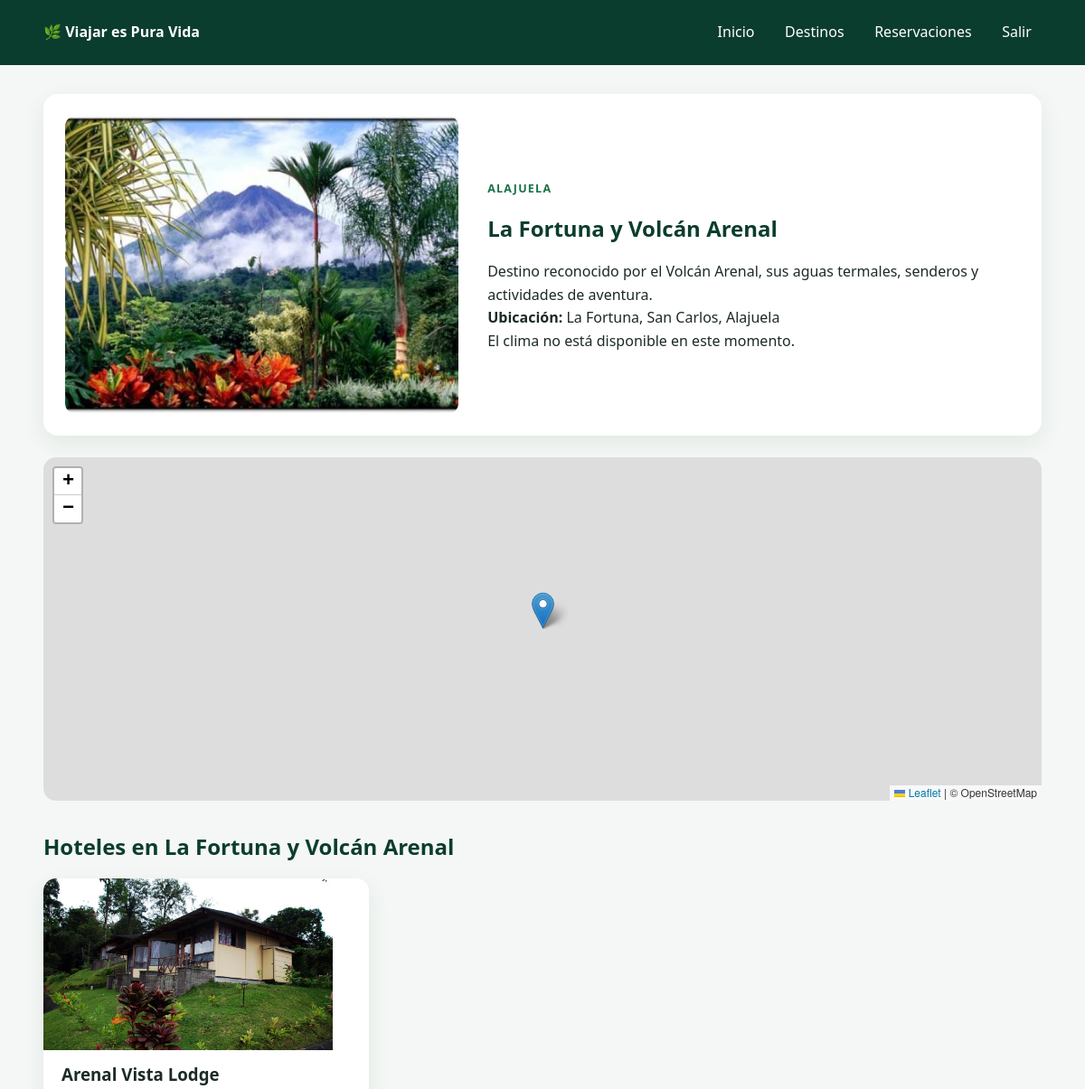
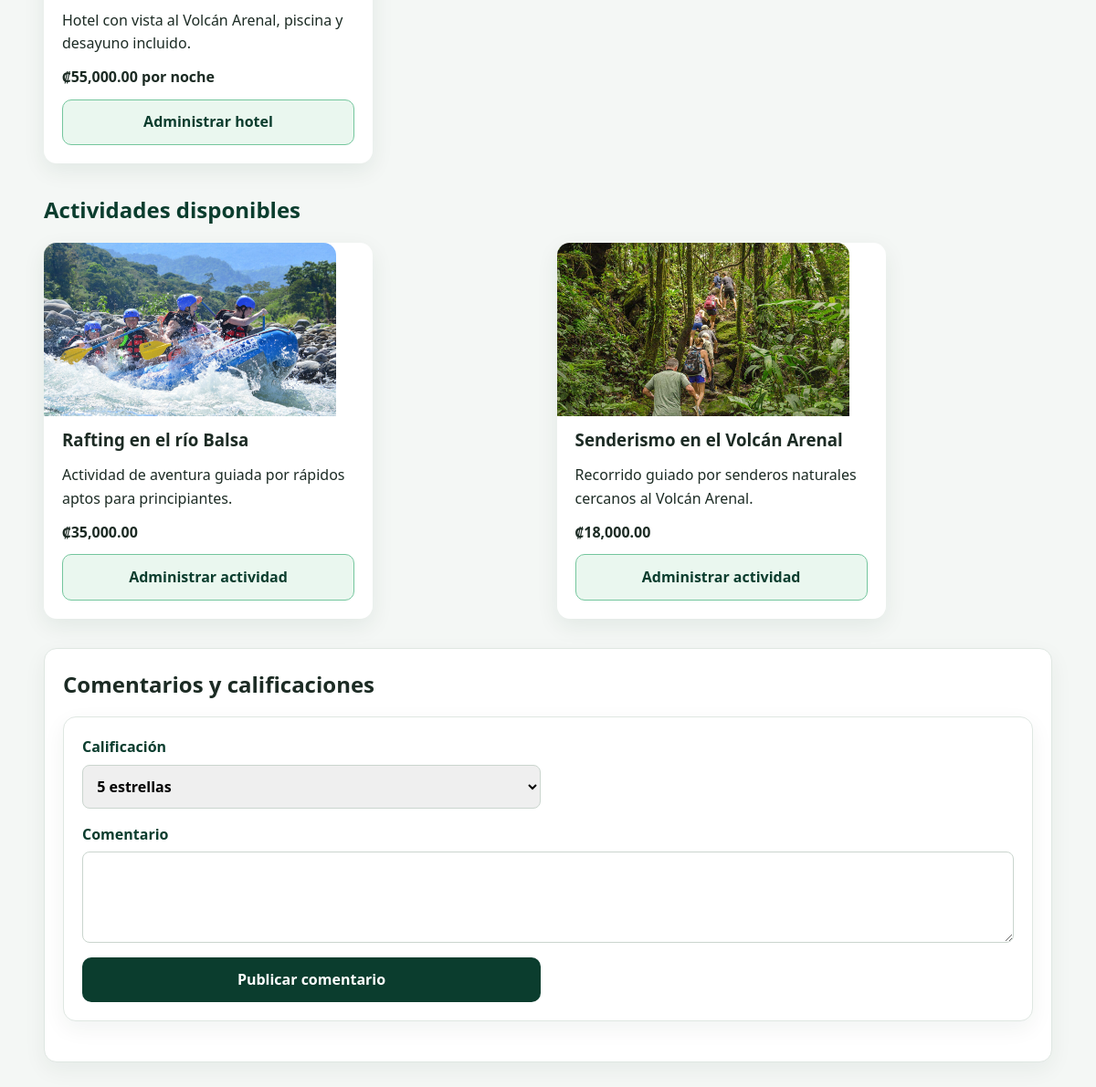
Screenshot of /destino.php?id=1 (signed in) with the database file from the repository (2 pictures, top to bottom).
### tables this page shows
CREATE TABLE destinos (
    id_destino INT UNSIGNED AUTO_INCREMENT,
    nombre VARCHAR(120) NOT NULL,
    provincia ENUM(
        'San José',
        'Alajuela',
        'Cartago',
        'Heredia',
        'Guanacaste',
        'Puntarenas',
        'Limón'
    ) NOT NULL,

    descripcion TEXT NOT NULL,
    imagen_principal VARCHAR(255) NULL,
    latitud DECIMAL(10, 8) NULL,
    longitud DECIMAL(11, 8) NULL,
    ubicacion VARCHAR(255) NULL,

    estado ENUM('activo', 'inactivo') NOT NULL DEFAULT 'activo',

    fecha_registro DATETIME NOT NULL DEFAULT CURRENT_TIMESTAMP,
    fecha_actualizacion DATETIME NOT NULL
        DEFAULT CURRENT_TIMESTAMP
        ON UPDATE CURRENT_TIMESTAMP,

    PRIMARY KEY (id_destino),
    UNIQUE KEY uk_destinos_nombre (nombre),
    INDEX idx_destinos_provincia (provincia),
    INDEX idx_destinos_estado (estado)
);

CREATE TABLE hoteles (
    id_hotel INT UNSIGNED AUTO_INCREMENT,
    id_destino INT UNSIGNED NOT NULL,

    nombre  VARCHAR(150) NOT NULL,
    categoria TINYINT UNSIGNED NOT NULL,
    direccion VARCHAR(255) NOT NULL,
    telefono VARCHAR(20) NULL,
    correo VARCHAR(150) NULL,

    precio_noche DECIMAL(10, 2) NOT NULL,
    cantidad_habitaciones INT UNSIGNED NOT NULL,
    descripcion TEXT NULL,
    imagen VARCHAR(255) NULL,

    estado ENUM('activo', 'inactivo') NOT NULL DEFAULT 'activo',

    fecha_registro DATETIME NOT NULL DEFAULT CURRENT_TIMESTAMP,
    fecha_actualizacion DATETIME NOT NULL
        DEFAULT CURRENT_TIMESTAMP
        ON UPDATE CURRENT_TIMESTAMP,

    PRIMARY KEY (id_hotel),

    CONSTRAINT fk_hoteles_destinos
        FOREIGN KEY (id_destino)
        REFERENCES destinos(id_destino)
        ON UPDATE CASCADE
        ON DELETE RESTRICT,

    CONSTRAINT chk_hoteles_categoria
        CHECK (categoria BETWEEN 1 AND 5),

    CONSTRAINT chk_hoteles_precio
        CHECK (precio_noche >= 0),

    CONSTRAINT chk_hoteles_habitaciones
        CHECK (cantidad_habitaciones >= 0),
    
    INDEX idx_hoteles_destino (id_destino),
    INDEX idx_hoteles_estado (estado),
    INDEX idx_hoteles_nombre (nombre)

);

CREATE TABLE actividades (
    id_actividad INT UNSIGNED AUTO_INCREMENT,
    id_destino INT UNSIGNED NOT NULL,

    nombre VARCHAR(150) NOT NULL,
    tipo ENUM(
        'Canopy',
        'Rafting',
        'Senderismo',
        'Buceo',
        'Tour',
        'Cabalgata',
        'Otro'
    ) NOT NULL,

    descripcion TEXT NOT NULL,
    precio DECIMAL(10, 2) NOT NULL,

     
    duracion_minutos INT UNSIGNED NOT NULL,

    cupo_maximo INT UNSIGNED NOT NULL,
    imagen VARCHAR(255) NULL,

    estado ENUM('activo', 'inactivo') NOT NULL DEFAULT 'activo',

    fecha_registro DATETIME NOT NULL DEFAULT CURRENT_TIMESTAMP,
    fecha_actualizacion DATETIME NOT NULL
        DEFAULT CURRENT_TIMESTAMP
        ON UPDATE CURRENT_TIMESTAMP,

    PRIMARY KEY (id_actividad),

    CONSTRAINT fk_actividades_destinos
        FOREIGN KEY (id_destino)
        REFERENCES destinos(id_destino)
        ON UPDATE CASCADE
        ON DELETE RESTRICT,
    
    CONSTRAINT chk_actividades_precio
        CHECK (precio >= 0),

    CONSTRAINT chk_actividades_duracion
        CHECK (duracion_minutos > 0),

    CONSTRAINT chk_actividades_cupos
        CHECK (cupo_maximo > 0),

    INDEX idx_actividades_destino (id_destino),
    INDEX idx_actividades_tipo (tipo),
    INDEX idx_actividades_estado (estado)
);

### config/database.php (called while the page is built, shortened)
<?php
class Database
{
    private static ?PDO $conexion = null;
    public static function conectar(): PDO
    {
        if (self::$conexion instanceof PDO) {
            return self::$conexion;
        }
        $dsn = sprintf(
            'mysql:host=%s;dbname=%s;charset=%s',
            self::HOST,
            self::DB_NAME,
            self::CHARSET
        );
        try {
            self::$conexion = new PDO(
                $dsn,
                self::USERNAME,
                self::PASSWORD,
                [
                    PDO::ATTR_ERRMODE => PDO::ERRMODE_EXCEPTION,
                    PDO::ATTR_DEFAULT_FETCH_MODE => PDO::FETCH_ASSOC,
                    PDO::ATTR_EMULATE_PREPARES => false,
                ]
            );
            return self::$conexion;
        } catch (PDOException $excepcion) {
            error_log(
                '[' . date('Y-m-d H:i:s') . '] Error de conexión: '
                    . $excepcion->getMessage()
                    . PHP_EOL,
                3,
                __DIR__ . '/../storage/logs/errores.log'
            );
            throw new RuntimeException(
                'No fue posible conectar con la base de datos.'
            );
        }
    }
}

### app/models/Sistema.php (called while the page is built, shortened)
<?php
require_once __DIR__ . '/../../config/database.php';
class Sistema
{
    public static function hotelesPorDestino(int $idDestino): array
    {
        $consulta = Database::conectar()->prepare(
            'SELECT * FROM hoteles
            WHERE id_destino = :id_destino AND estado = "activo"
            ORDER BY nombre'
        );
        $consulta->execute([
            'id_destino' => $idDestino,
        ]);
        return $consulta->fetchAll();
    }
    public static function actividadesPorDestino(int $idDestino): array
    {
        $consulta = Database::conectar()->prepare(
            'SELECT * FROM actividades
            WHERE id_destino = :id_destino AND estado = "activo"
            ORDER BY nombre'
        );
        $consulta->execute([
            'id_destino' => $idDestino,
        ]);
        return $consulta->fetchAll();
    }
    public static function buscar(string $entidad, int $id): ?array
    {
        $llave = self::ENTIDADES[$entidad];
        $consulta = Database::conectar()->prepare(
            "SELECT * FROM {$entidad} WHERE {$llave} = :id LIMIT 1"
        );
        $consulta->execute(['id' => $id]);
        $resultado = $consulta->fetch();
        return $resultado ?: null;
    }
}

### config/config.php (called while the page is built, shortened)
<?php
function e(mixed $valor): string
{
    return htmlspecialchars((string) $valor, ENT_QUOTES, 'UTF-8');
}
function rutaImagen(?string $imagen, string $tipo = 'destinos'): string
{
    $imagen = trim((string) $imagen);
    return str_contains($imagen, '/')
        ? $imagen
        : 'assets/img/' . $imagen;
}

### public/destino.php (the view, shortened to what this page needs)
<?php
require_once __DIR__ . '/../config/config.php';
require_once __DIR__ . '/../app/models/Sistema.php';
$idDestino = (int) ($_GET['id'] ?? $_POST['id_destino'] ?? 0);
$destino = Sistema::buscar('destinos', $idDestino);
$hoteles = Sistema::hotelesPorDestino($idDestino);
$actividades = Sistema::actividadesPorDestino($idDestino);
$clima = null;
$esAdministrador = $_SESSION['usuario']['rol'] === 'administrador';
?>
<!DOCTYPE html>
<html lang="es">
<head>
    <link rel="stylesheet" href="assets/css/estilos.css">
    <link
        rel="stylesheet"
        href="https://unpkg.com/leaflet@1.9.4/dist/leaflet.css">
</head>
<body class="pagina-sistema">
    <header class="barra-sistema">
        <a class="marca-sistema" href="principal.php">
            🌿 Viajar es Pura Vida
        </a>
        <nav>
            <a href="principal.php">Inicio</a>
            <a href="sistema.php?modulo=destinos">Destinos</a>
            <a href="sistema.php?modulo=reservaciones">Reservaciones</a>
            <a href="cerrar_sesion.php">Salir</a>
        </nav>
    </header>
    <main class="contenido-sistema">
        <section class="detalle-destino">
            <img
                src="<?= e(rutaImagen($destino['imagen_principal'], 'destinos')) ?>"
                alt="<?= e($destino['nombre']) ?>">
            <div>
                <span class="etiqueta"><?= e($destino['provincia']) ?></span>
                <h1><?= e($destino['nombre']) ?></h1>
                <p><?= e($destino['descripcion']) ?></p>
                <p><strong>Ubicación:</strong> <?= e($destino['ubicacion']) ?></p>
                <?php if ($clima !== null): ?>
                    <p>
                        <strong>Clima actual:</strong>
                        <?= e($clima['current']['temperature_2m']) ?> °C,
                        viento de <?= e($clima['current']['wind_speed_10m']) ?> km/h
                    </p>
                <?php else: ?>
                    <p>El clima no está disponible en este momento.</p>
                <?php endif; ?>
            </div>
        </section>
        <?php if ($destino['latitud'] !== null && $destino['longitud'] !== null): ?>
            <div id="mapa" class="mapa-destino" aria-label="Mapa del destino"></div>
        <?php endif; ?>
        <section class="seccion-detalle">
            <h2>Hoteles en <?= e($destino['nombre']) ?></h2>
            <div class="rejilla-catalogo">
                <?php foreach ($hoteles as $hotel): ?>
                    <article class="tarjeta-catalogo">
                        <img
                            class="imagen-catalogo"
                            src="<?= e(rutaImagen($hotel['imagen'], 'hoteles')) ?>"
                            alt="<?= e($hotel['nombre']) ?>">
                        <h3><?= e($hotel['nombre']) ?></h3>
                        <p><?= e($hotel['descripcion']) ?></p>
                        <strong>
                            ₡<?= number_format((float) $hotel['precio_noche'], 2) ?>
                            por noche
                        </strong>
                        <?php if ($esAdministrador): ?>
                            <a
                                class="boton boton-secundario boton-tarjeta"
                                href="sistema.php?modulo=hoteles&editar=<?= (int) $hotel['id_hotel'] ?>#formulario-mantenimiento">
                                Administrar hotel
                            </a>
                        <?php endif; ?>
                    </article>
                <?php endforeach; ?>
            </div>
        </section>
        <section class="seccion-detalle">
            <h2>Actividades disponibles</h2>
            <div class="rejilla-catalogo">
                <?php foreach ($actividades as $actividad): ?>
                    <article class="tarjeta-catalogo">
                        <img
                            class="imagen-catalogo"
                            src="<?= e(rutaImagen($actividad['imagen'], 'actividades')) ?>"
                            alt="<?= e($actividad['nombre']) ?>">
                        <h3><?= e($actividad['nombre']) ?></h3>
                        <p><?= e($actividad['descripcion']) ?></p>
                        <strong>
                            ₡<?= number_format((float) $actividad['precio'], 2) ?>
                        </strong>
                        <?php if ($esAdministrador): ?>
                            <a
                                class="boton boton-secundario boton-tarjeta"
                                href="sistema.php?modulo=actividades&editar=<?= (int) $actividad['id_actividad'] ?>#formulario-mantenimiento">
                                Administrar actividad
                            </a>
                        <?php endif; ?>
                    </article>
                <?php endforeach; ?>
            </div>
        </section>
        <section class="panel-formulario" id="comentarios">
            <h2>Comentarios y calificaciones</h2>
            <form class="formulario-crud" method="POST">
                <label>
                    Calificación
                    <select name="calificacion" required>
                        <?php for ($numero = 5; $numero >= 1; $numero--): ?>
                            <option value="<?= $numero ?>">
                                <?= $numero ?> estrellas
                            </option>
                        <?php endfor; ?>
                    </select>
                </label>
                <label class="ancho-completo">
                    Comentario
                    <textarea name="comentario" maxlength="800" required></textarea>
                </label>
                <button class="boton boton-principal" type="submit">
                    Publicar comentario
                </button>
            </form>
        </section>
    </main>
</body>
</html>

### public/assets/css/estilos.css (style rules this page uses)
:root { --verde-oscuro: #0b3d2e; --verde-medio: #197149; --verde-claro: #74c69d; --verde-muy-claro: #eaf7ef; --azul: #1976b9; --azul-oscuro: #0c4f7c; --rojo: #d62828; --rojo-oscuro: #a81919; --blanco: #ffffff; --gris-fondo: #f4f7f5; --gris-claro: #e4e9e6; --gris-texto: #5f6b65; --texto: #1c2b24; --sombra: 0 14px 35px rgba(11, 61, 46, 0.13); --radio: 18px; --transicion: 0.25s ease; }
* { box-sizing: border-box; margin: 0; padding: 0; }
html { scroll-behavior: smooth; }
body { min-height: 100vh; font-family: "Segoe UI", Tahoma, Geneva, Verdana, sans-serif; color: var(--texto); background: var(--gris-fondo); line-height: 1.6; }
img { display: block; max-width: 100%; }
a { color: var(--azul-oscuro); text-decoration: none; transition: color var(--transicion); }
button, input, select, textarea { font: inherit; }
button, a.boton { cursor: pointer; }
.boton { display: inline-flex; align-items: center; justify-content: center; min-height: 45px; padding: 0.72rem 1.2rem; border: 0; border-radius: 10px; font-weight: 700; text-align: center; transition: transform var(--transicion), box-shadow var(--transicion), background var(--transicion); }
.boton-principal { color: var(--blanco); background: var(--verde-oscuro); }
.boton-secundario { color: var(--verde-oscuro); background: var(--verde-muy-claro); border: 1px solid var(--verde-claro); }
.etiqueta, .etiqueta-clara { display: inline-block; margin-bottom: 0.5rem; font-size: 0.78rem; font-weight: 800; letter-spacing: 0.1em; text-transform: uppercase; }
.etiqueta { color: var(--verde-medio); }
.boton-tarjeta { width: 100%; margin-top: auto; padding-top: 0.72rem; }
.pagina-sistema { background: var(--gris-fondo); }
.barra-sistema { position: sticky; top: 0; z-index: 20; display: flex; align-items: center; justify-content: space-between; gap: 1rem; padding: 1rem 4vw; color: var(--blanco); background: var(--verde-oscuro); }
.marca-sistema { color: var(--blanco); font-weight: 800; }
.barra-sistema nav { display: flex; flex-wrap: wrap; gap: 0.7rem; }
.barra-sistema nav a { padding: 0.45rem 0.7rem; color: var(--blanco); border-radius: 8px; }
.contenido-sistema { width: min(1120px, 92%); margin: 2rem auto 4rem; }
.panel-formulario, .formulario-crud, .panel-reporte { margin-bottom: 1.5rem; padding: 1.25rem; background: var(--blanco); border: 1px solid #dfe7e2; border-radius: 14px; box-shadow: 0 8px 24px rgba(16, 58, 42, 0.06); }
.formulario-crud { display: grid; grid-template-columns: repeat(2, minmax(0, 1fr)); gap: 1rem; margin-top: 1rem; }
.formulario-crud label { display: flex; flex-direction: column; gap: 0.35rem; color: var(--verde-oscuro); font-weight: 700; }
.formulario-crud input, .formulario-crud select, .formulario-crud textarea { min-height: 44px; padding: 0.7rem; border: 1px solid #cad5ce; border-radius: 8px; }
.formulario-crud textarea { min-height: 100px; resize: vertical; }
.ancho-completo { grid-column: 1 / -1; }
.rejilla-catalogo { display: grid; grid-template-columns: repeat(auto-fit, minmax(250px, 1fr)); gap: 1.2rem; align-items: start; }
.tarjeta-catalogo { display: flex; flex-direction: column; gap: 0.7rem; min-width: 0; max-width: 360px; width: 100%; min-height: 100%; padding: 1.25rem; background: var(--blanco); border-radius: 14px; box-shadow: 0 8px 25px rgba(16, 58, 42, 0.08); }
.imagen-catalogo { width: calc(100% + 2.5rem); height: 190px; margin: -1.25rem -1.25rem 0; object-fit: cover; border-radius: 14px 14px 0 0; }
.tarjeta-catalogo p { overflow-wrap: anywhere; }
.detalle-destino { display: grid; grid-template-columns: minmax(280px, .85fr) 1.15fr; gap: 2rem; align-items: center; margin-bottom: 1.5rem; padding: 1.5rem; background: var(--blanco); border-radius: 16px; box-shadow: 0 8px 25px rgba(16, 58, 42, .08); }
.detalle-destino>img { width: 100%; height: 330px; object-fit: cover; border-radius: 12px; }
.detalle-destino h1 { margin: 0.4rem 0 1rem; color: var(--verde-oscuro); }
.mapa-destino { height: 380px; margin-bottom: 1.5rem; border-radius: 14px; }
.seccion-detalle { margin: 2rem 0; }
.seccion-detalle h2 { margin-bottom: 1rem; color: var(--verde-oscuro); }

### rows the page displays
destinos: imagen_principal (picture), provincia "ALAJUELA", nombre "La Fortuna y Volcán Arenal", descripcion "Destino reconocido por el Volcán Arenal, sus aguas termales, senderos y actividades de aventura.", ubicacion "La Fortuna, San Carlos, Alajuela"
hoteles: imagen (picture), nombre "Arenal Vista Lodge", descripcion "Hotel con vista al Volcán Arenal, piscina y desayuno incluido.", precio_noche "55,000.00"
actividades: imagen (picture), nombre "Rafting en el río Balsa", descripcion "Actividad de aventura guiada por rápidos aptos para principiantes.", precio "35,000.00"
actividades: imagen (picture), nombre "Senderismo en el Volcán Arenal", descripcion "Recorrido guiado por senderos naturales cercanos al Volcán Arenal.", precio "18,000.00"

### other values shown
form field calificacion "5 estrellas"
